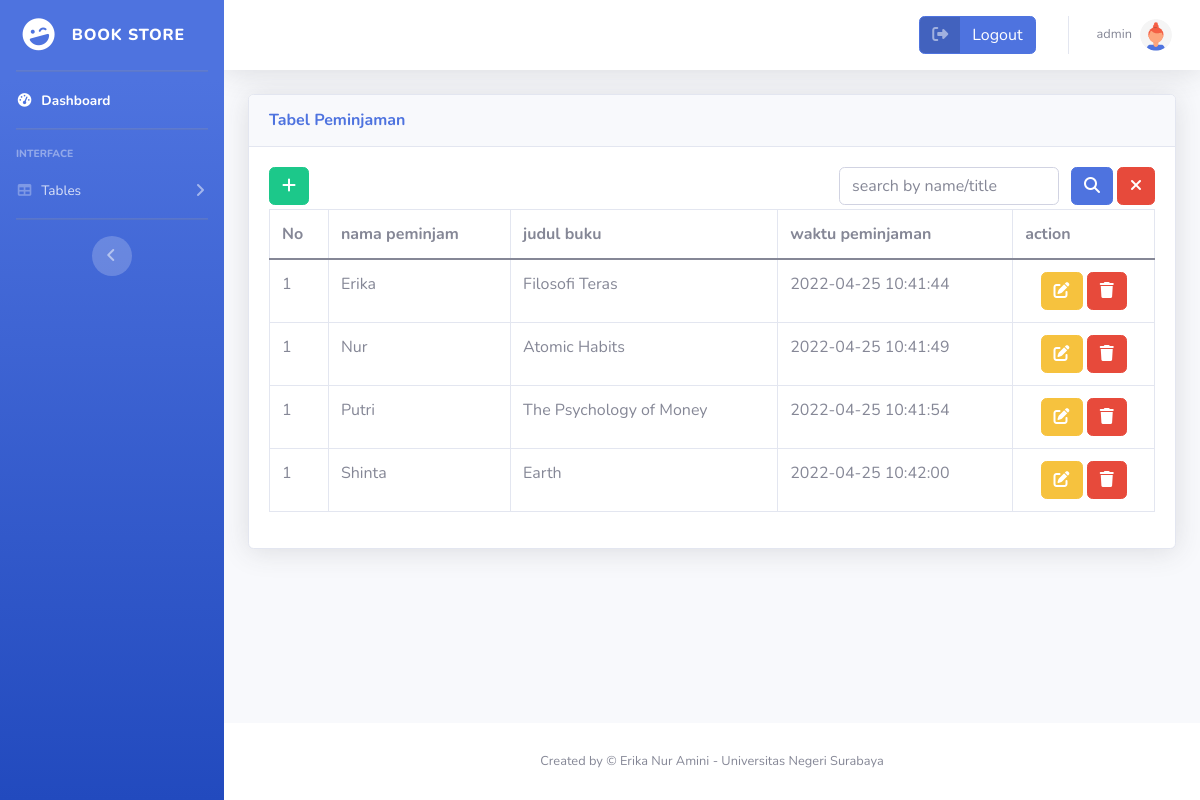
The app's page /peminjaman.php (signed in) with its own data.
### tables this page shows
CREATE TABLE `peminjaman` (
  `Id_peminjaman` int(11) NOT NULL,
  `nama_peminjam` varchar(25) NOT NULL,
  `judul_buku` varchar(50) NOT NULL,
  `waktu_peminjaman` timestamp NOT NULL DEFAULT current_timestamp() ON UPDATE current_timestamp()
);

### peminjaman.php (the view)
<?php
include "header.php";
include "koneksi.php";
?>
<div class="container-fluid">
    <div class="card shadow mb-4">
        <div class="card-header py-3">
            <h6 class="m-0 font-weight-bold text-primary">Tabel Peminjaman</h6>
        </div>
        <div class="card-body">
            <div class="d-flex mb-1 justify-content-between">
                <div>
                    <a href="insert_peminjaman.php" class="btn btn-success"><span class="fa fa-plus"></span></a>
                </div>
                <div class="d-flex flex-row">
                    <div>
                        <form class="d-flex" action="" method="POST">
                            <input class="form-control me-2" type="text" placeholder="search by name/title" name="key">
                            <button class="btn btn-primary mx-1" type="submit" name="submit"><span class="fa fa-search"></span></button>
                        </form>
                    </div>
                    <div>
                        <a href="peminjaman.php" class="btn btn-danger"><span class="fa fa-times"></span></a>
                    </div>
                </div>
            </div>
            <div class="table-responsive">
                <table class="table table-bordered" id="dataTable" width="100%" cellspacing="0">
                    <thead>
                        <tr>
                            <th>No</th>
                            <th>nama peminjam</th>
                            <th>judul buku</th>
                            <th>waktu peminjaman</th>
                            <th>action</th>
                        </tr>
                    </thead>
                    <tbody>
                        <?php if (isset($_POST['submit'])) {
                            $key = '%' . $_POST['key'] . '%';
                            $query = 'SELECT * FROM peminjaman WHERE nama_peminjam LIKE :name OR judul_buku LIKE :judul';
                            $search = $koneksi->prepare($query);
                            $search->bindParam(':name', $key);
                            $search->bindParam(':judul', $key);
                            $search->execute();
                            foreach ($search as $value) {
                                $no = 1;
                        ?>
                                <tr>
                                    <td><?php echo $no++; ?></td>
                                    <td><?php echo $value['nama_peminjam'] ?></td>
                                    <td><?php echo $value['judul_buku'] ?></td>
                                    <td><?php echo $value['waktu_peminjaman'] ?></td>
                                    <td class="text-center">
                                        <a href="update_peminjaman.php?id=<?php echo $value['Id_peminjaman']; ?>" class="btn btn-warning">
                                            <span class="fa fa-edit"></span>
                                        </a>
                                        <a onclick=" confirm('Apakah yakin data akan di hapus?')" href="delete_peminjaman.php?id=<?php echo $value['Id_peminjaman']; ?>" class="btn btn-danger">
                                            <span class="fa fa-trash"></span>
                                        </a>
                                    </td>
                                </tr>
                            <?php };
                        } else {
                            $query = $koneksi->prepare("SELECT * FROM peminjaman");
                            $query->execute();
                            $data = $query->fetchAll();
                            foreach ($data as $value) {
                                $no = 1;
                            ?>
                                <tr>
                                    <td><?php echo $no++; ?></td>
                                    <td><?php echo $value['nama_peminjam'] ?></td>
                                    <td><?php echo $value['judul_buku'] ?></td>
                                    <td><?php echo $value['waktu_peminjaman'] ?></td>
                                    <td class="text-center">
                                        <a href="update_peminjaman.php?id=<?php echo $value['Id_peminjaman']; ?>" class="btn btn-warning">
                                            <span class="fa fa-edit"></span>
                                        </a>
                                        <a onclick="return confirm('Apakah yakin data akan di hapus?')" href="delete_peminjaman.php?id=<?php echo $value['Id_peminjaman']; ?>" class="btn btn-danger">
                                            <span class="fa fa-trash"></span>
                                        </a>
                                    </td>
                                </tr>
                        <?php };
                        }; ?>
                    </tbody>
                </table>
            </div>
        </div>
    </div>
</div>
<?php include "footer.php"; ?>

### records on screen
peminjaman: nama_peminjam "Erika", judul_buku "Filosofi Teras", waktu_peminjaman "2022-04-25 10:41:44"
peminjaman: nama_peminjam "Nur", judul_buku "Atomic Habits", waktu_peminjaman "2022-04-25 10:41:49"
peminjaman: nama_peminjam "Putri", judul_buku "The Psychology of Money", waktu_peminjaman "2022-04-25 10:41:54"
peminjaman: nama_peminjam "Shinta", judul_buku "Earth", waktu_peminjaman "2022-04-25 10:42:00"

### other values on screen
$_SESSION['username'] "admin"
